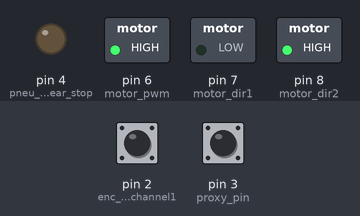
Bench run of a sketch on a simulated Arduino Uno, built with avr-gcc and run on an emulated ATmega328P. Shown: switched loads named in the sketch (green lamp = pin HIGH), output pins drawn as LEDs (lit = HIGH). Inputs (shaded band) come from the test bench; at power-on: pin 3 (proxy_pin) LOW, pin 2 (enc_pin_channel1) HIGH. What the sketch prints to the serial monitor is not drawn.

Above: at 0.05 s.
At 1.2 s:
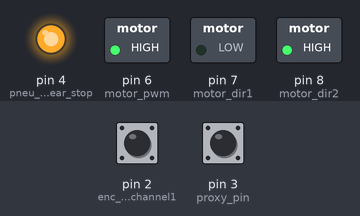
1.3 s: pin 3 (proxy_pin) driven HIGH
2.8 s: pin 3 (proxy_pin) pulsed LOW 2 times (0.12 s each, 0.3 s apart)
Timing chart, 0 to 5.8 s (numbered marks = the images above; inputs shaded):
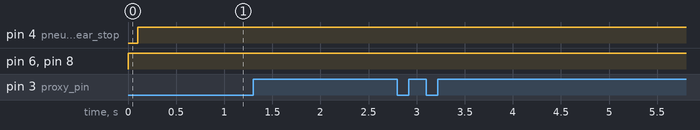

The sketch:

arrow_throw_using_proxy_vietnamese_pneu.ino
```cpp
#define motor_to_gearReduction 2.05
#define ppr (250*2.05)
#define enc_pin_channel1 2
#define proxy_pin 3
#define motor_pwm 6
#define motor_dir1 7
#define motor_dir2 8
#define pneu_for_wings 5
#define pneu_for_gear_stop 4
int proxyStateCount=0;
bool state=false;
int encCount=0;
float AngleEncoder=0;
uint16_t t=0;
void setup() {
 pinMode(enc_pin_channel1,INPUT_PULLUP);
 attachInterrupt(digitalPinToInterrupt(enc_pin_channel1),ISR_for_encoder,RISING);
 pinMode(proxy_pin,INPUT);
 attachInterrupt(digitalPinToInterrupt(proxy_pin),ISR_for_proxy,RISING);
 pinMode(motor_pwm,OUTPUT);
 pinMode(motor_dir1,OUTPUT);
 pinMode(motor_dir2,OUTPUT);
 //pinMode(pneu_for_wings,OUTPUT);
 pinMode(pneu_for_gear_stop,OUTPUT);
 Serial.begin(9600);
}
void setEncPneu()
{

 if(proxyStateCount==1 && state==false)
  {
    encCount=0;
    Serial.println("EncoderValueStartedCounting");
    state=true;
  }

   if(proxyStateCount==2 && state==true)
   {
    Serial.println("PneuForWingsActuated");
     //digitalWrite(pneu_for_wings,HIGH);
    proxyStateCount=0;
    state=false;

   }
}
void loop() {
 t=millis();
 while(AngleEncoder<=7)
  {
   setEncPneu();
  AngleEncoder=(2*3.14*encCount)/ppr;
  digitalWrite(motor_dir1,LOW);
   digitalWrite(motor_dir2,HIGH);
   analogWrite(motor_pwm,255);
    if((millis()-t)>100)
   {
    digitalWrite(pneu_for_gear_stop,HIGH);
    t=millis();
   }
   //delay(100);
   //digitalWrite(pneu_for_gear_stop,HIGH);
  }
  digitalWrite(motor_dir1,LOW);
  digitalWrite(motor_dir2,LOW);
  analogWrite(motor_pwm,0);
  digitalWrite(pneu_for_gear_stop,LOW);
  //delay(250);
  //digitalWrite(pneu_for_wings,HIGH);

}
void ISR_for_proxy()
{
 proxyStateCount++;
}
void ISR_for_encoder()
{
  encCount++;

}
```

Measured:
- after the input at 1.3 s, every drawn part: stays the same
- after the input at 2.8 s, every drawn part: stays the same
